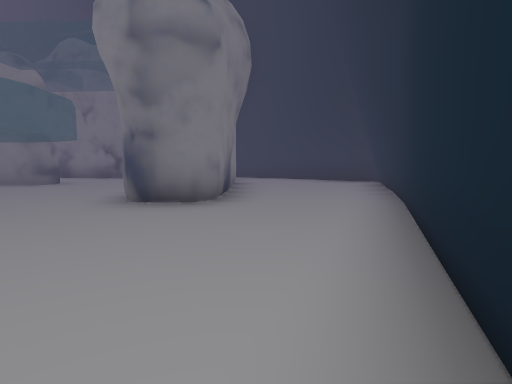
view 1 (above)

16 first-person views from a walk through a 3-D level made in the Unity game engine. The camera is 1.3 m above the floor, tilts 6° down and sees 80° across. The floor is counted in squares, 2 m on a side. Each view is taken from the middle of a square. On the plan, view 1 faces up. The plan holds only what a view shows up to about 10 squares ahead; the rest is blank. The place goes on beyond the plan. Some surface patterns are stand-ins.

view 2
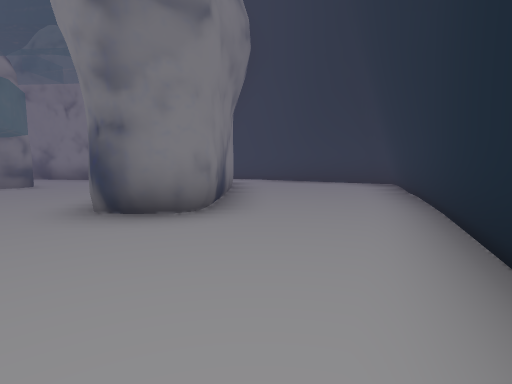

view 3
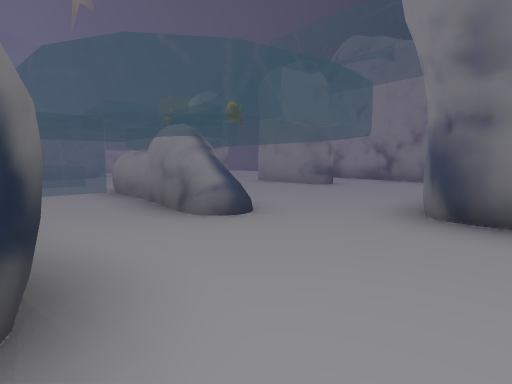

view 4
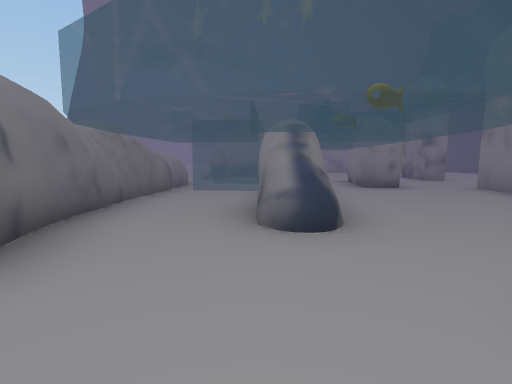

view 5
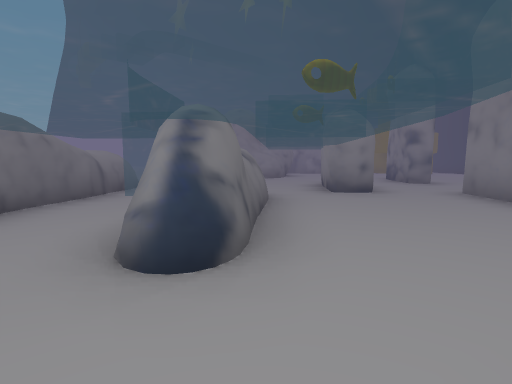

view 6
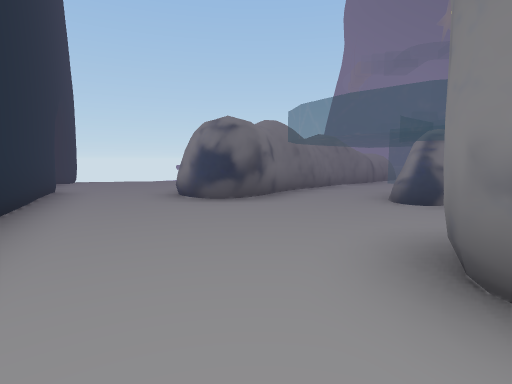

view 7
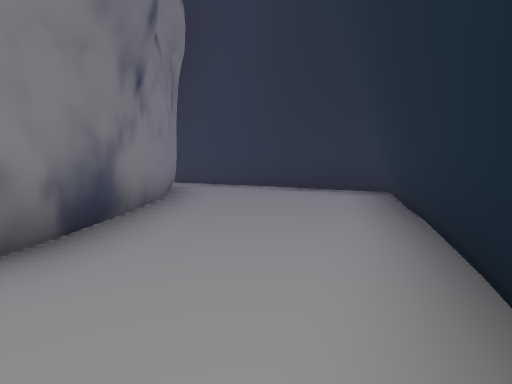

view 8
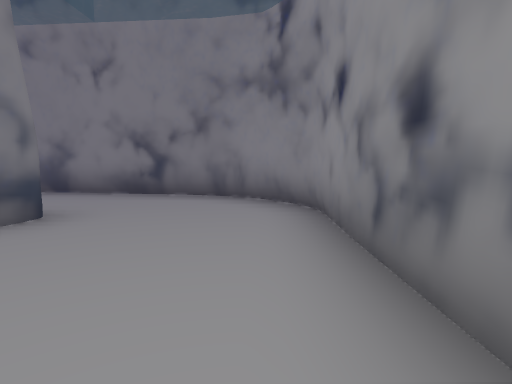

view 9
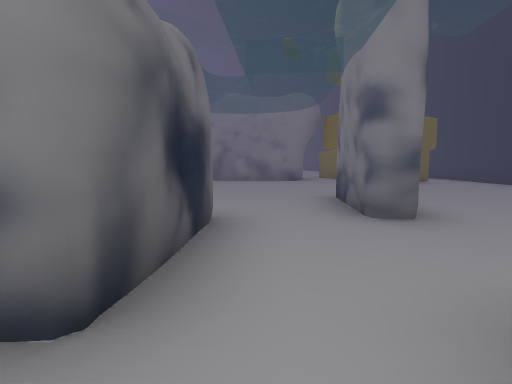

view 10
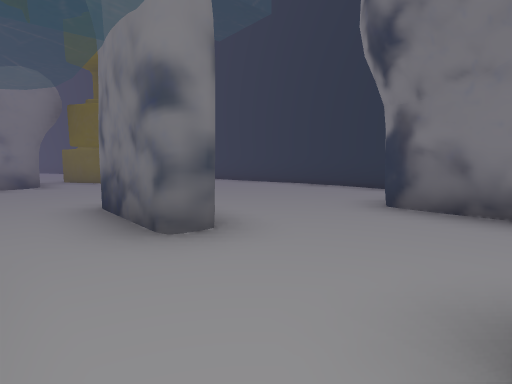

view 11
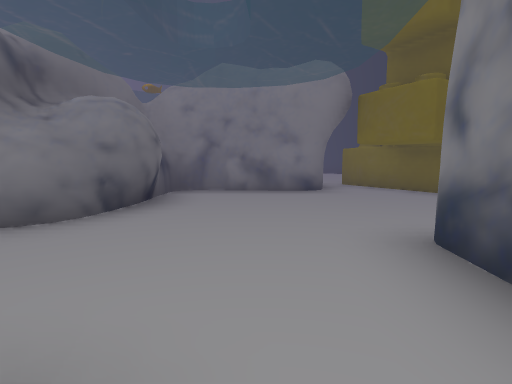

view 12
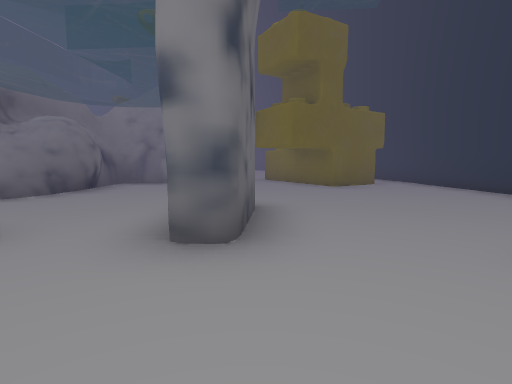

view 13
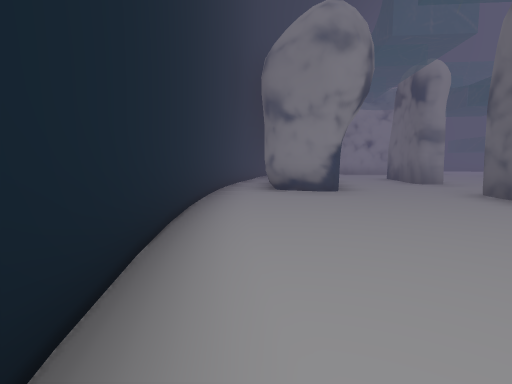

view 14
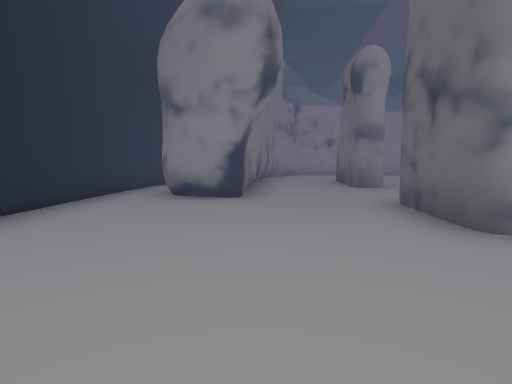

view 15
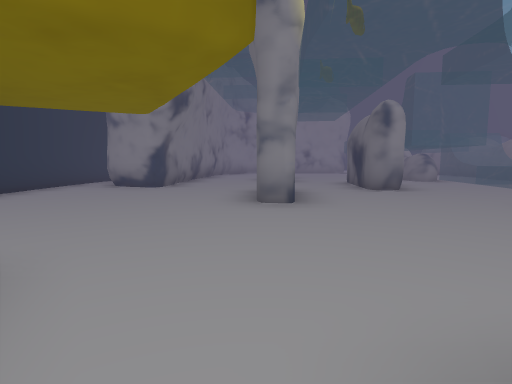

view 16
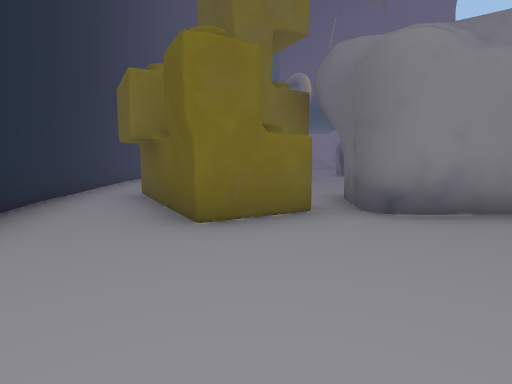

### Floor plan
Key: @ floor where view 1 was taken; # wall or solid block; . main floor; : floor 1 m higher than the main floor; / step, stairs or slope; = window, fence, low wall or low ledge.
Columns run from 22 left of view 1 to 3 right of it. Each row starts with its distance up from view 1.
 14     #############
 13     #...........#
 12   ....#......#  #
 11  ...###......####### ####
 10 ....##.............###..##
  9  .........##........##...#
  8   ..##.........##...##...#
  7    .##..............##...#
  6      #......###.....##...#
  5      ####...........##...#
  4         ##..../###......##
  3          #= ::==.##.....#
  2             //=.........#
  1             /########..##
  0                     #.@#
 -1                    ...##
 -2                    ...#
 -3                    ...
 -4                    ...
 -5                     .#

Where each view was taken, in squares from view 1:
view 1: 0 up, 0 right, facing up
view 2: 1 up, 0 right, facing up
view 3: 1 up, 1 left, facing up-left
view 4: 3 up, 1 left, facing left
view 5: 4 up, 2 left, facing left
view 6: 5 up, 1 right, facing down-left
view 7: 3 up, 1 right, facing up
view 8: 5 up, 3 left, facing up
view 9: 7 up, 7 left, facing left
view 10: 7 up, 8 left, facing up-left
view 11: 7 up, 10 left, facing left
view 12: 9 up, 8 left, facing left
view 13: 13 up, 16 left, facing right
view 14: 11 up, 15 left, facing right
view 15: 9 up, 17 left, facing right
view 16: 10 up, 22 left, facing right
